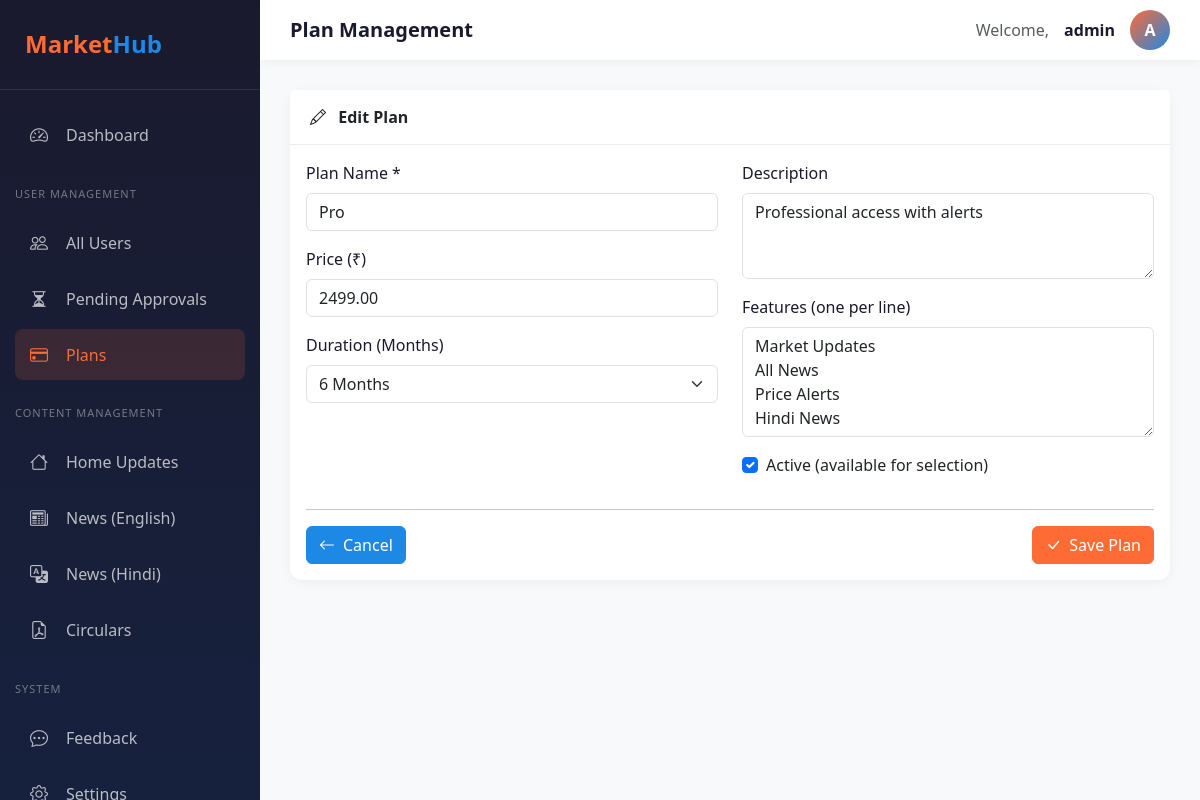
Screenshot of /pages/plans.php?action=edit&id=2 (signed in) with the database file from the repository.
### tables this page shows
CREATE TABLE IF NOT EXISTS plans (
    id INT PRIMARY KEY AUTO_INCREMENT,
    name VARCHAR(100) NOT NULL,
    description TEXT,
    price DECIMAL(10,2) NOT NULL DEFAULT 0.00,
    duration_months INT DEFAULT 1,
    features JSON,
    is_active BOOLEAN DEFAULT TRUE,
    created_at TIMESTAMP DEFAULT CURRENT_TIMESTAMP,
    updated_at TIMESTAMP NULL ON UPDATE CURRENT_TIMESTAMP
);

### config/database.php (called while the page is built, shortened)
<?php
$conn = new mysqli(DB_HOST, DB_USER, DB_PASS, DB_NAME);
$conn->set_charset("utf8mb4");
function db_query($sql, $types = '', $params = []) {
    global $conn;
    $stmt = $conn->prepare($sql);
    if (!empty($types) && !empty($params)) {
        $stmt->bind_param($types, ...$params);
    }
    if (!$stmt->execute()) {
        error_log("Execute failed: " . $stmt->error);
        return false;
    }
    $result = $stmt->get_result();
    return $result !== false ? $result : true;
}
function db_fetch_one($sql, $types = '', $params = []) {
    $result = db_query($sql, $types, $params);
    if ($result && $result instanceof mysqli_result) {
        return $result->fetch_assoc();
    }
    return null;
}

### includes/functions.php (called while the page is built, shortened)
<?php
function e($string) {
    return htmlspecialchars($string ?? '', ENT_QUOTES, 'UTF-8');
}

### pages/plans.php (the view, shortened to what this page needs)
<?php
require_once 'includes/header.php';
$action = $_GET['action'] ?? 'list';
$edit_id = intval($_GET['id'] ?? 0);
$edit_item = null;
if ($action === 'edit' && $edit_id) {
    $edit_item = db_fetch_one("SELECT * FROM plans WHERE id = ?", 'i', [$edit_id]);
}
?>
<?php if ($action === 'add' || $action === 'edit'): ?>
<div class="card">
    <div class="card-header">
        <i class="bi bi-<?= $action === 'edit' ? 'pencil' : 'plus-circle' ?> me-2"></i>
        <?= $action === 'edit' ? 'Edit Plan' : 'Add Plan' ?>
    </div>
    <div class="card-body">
        <form method="POST">
            <div class="row">
                <div class="col-md-6">
                    <div class="mb-3">
                        <label class="form-label">Plan Name *</label>
                        <input type="text" name="name" class="form-control" required
                               value="<?= e($edit_item['name'] ?? '') ?>" placeholder="e.g., Basic, Pro, Premium">
                    </div>
                    <div class="mb-3">
                        <label class="form-label">Price (₹)</label>
                        <input type="number" name="price" class="form-control" step="0.01" min="0"
                               value="<?= e($edit_item['price'] ?? '0') ?>">
                    </div>
                    <div class="mb-3">
                        <label class="form-label">Duration (Months)</label>
                        <select name="duration_months" class="form-select">
                            <?php foreach ([1, 3, 6, 12] as $m): ?>
                            <option value="<?= $m ?>" <?= ($edit_item['duration_months'] ?? 1) == $m ? 'selected' : '' ?>>
                                <?= $m ?> Month<?= $m > 1 ? 's' : '' ?>
                            </option>
                            <?php endforeach; ?>
                        </select>
                    </div>
                </div>
                <div class="col-md-6">
                    <div class="mb-3">
                        <label class="form-label">Description</label>
                        <textarea name="description" class="form-control" rows="3"><?= e($edit_item['description'] ?? '') ?></textarea>
                    </div>
                    <div class="mb-3">
                        <label class="form-label">Features (one per line)</label>
                        <textarea name="features" class="form-control" rows="4" placeholder="Market Updates&#10;Price Alerts&#10;Hindi News"><?php
                            if (isset($edit_item['features'])) {
                                $features = json_decode($edit_item['features'], true);
                                echo e(implode("\n", $features ?? []));
                            }
                        ?></textarea>
                    </div>
                    <div class="form-check mb-3">
                        <input type="checkbox" name="is_active" class="form-check-input" id="is_active"
                               <?= ($edit_item['is_active'] ?? true) ? 'checked' : '' ?>>
                        <label class="form-check-label" for="is_active">Active (available for selection)</label>
                    </div>
                </div>
            </div>
            <hr>
            <div class="d-flex justify-content-between">
                <a href="plans.php" class="btn btn-secondary"><i class="bi bi-arrow-left me-2"></i>Cancel</a>
                <button type="submit" class="btn btn-primary"><i class="bi bi-check-lg me-2"></i>Save Plan</button>
            </div>
        </form>
    </div>
</div>
<?php endif; ?>
<?php require_once 'includes/footer.php'; ?>

### assets/css/style.css (style rules this page uses)
:root { --primary-orange: #FF6B35; --primary-orange-dark: #E55A28; --secondary-blue: #1E88E5; --secondary-blue-dark: #1565C0; --bg-dark: #1A1A2E; --bg-light: #F8F9FA; --card-bg: #FFFFFF; --text-primary: #1A1A2E; --text-secondary: #6C757D; --success: #4CAF50; --warning: #FFC107; --danger: #F44336; --sidebar-width: 260px; --navbar-height: 60px; }
body { font-family: 'Segoe UI', Tahoma, Geneva, Verdana, sans-serif; background-color: var(--bg-light); color: var(--text-primary); }
a { text-decoration: none; color: var(--primary-orange); }
.card { border: none; border-radius: 12px; box-shadow: 0 2px 12px rgba(0, 0, 0, 0.05); }
.card-header { background: var(--card-bg); border-bottom: 1px solid #eee; padding: 15px 20px; font-weight: 600; }
.btn-primary { background: var(--primary-orange); border-color: var(--primary-orange); }
.btn-secondary { background: var(--secondary-blue); border-color: var(--secondary-blue); }
.form-label { font-weight: 500; color: var(--text-primary); }

### rows the page displays
plans: name "Pro", price "2499.00", duration_months "6 Months", description "Professional access with alerts", features "Market Updates All News Price Alerts Hindi News", is_active "☑"

### other values shown
$page_title "Plan Management"
current_admin_username() "admin"
substr(current_admin_username(), 0, 1) "A"
